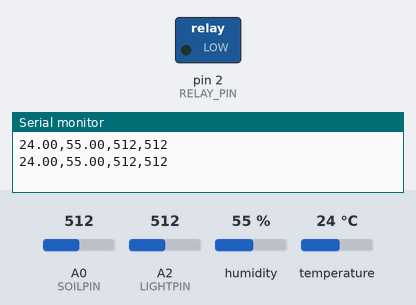
This sketch was run on a simulated Arduino Uno, built with avr-gcc and run on an emulated ATmega328P. Parts: switched loads named in the sketch (green lamp = pin HIGH), the last lines printed to the serial monitor. Inputs (shaded band) come from the test bench; at power-on: A0 (SOILPIN) = 512, A2 (LIGHTPIN) = 512, humidity 55 %, temperature 24 °C.

Above: at 3.8 s.
3.9 s: A0 (SOILPIN) set to 792
7.9 s: A0 (SOILPIN) set to 812
At 9.8 s:
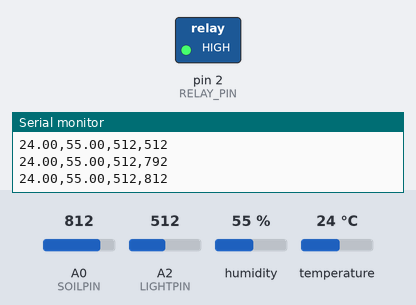
11.9 s: A0 (SOILPIN) set to 565
15.9 s: A0 (SOILPIN) set to 535
At 19.3 s:
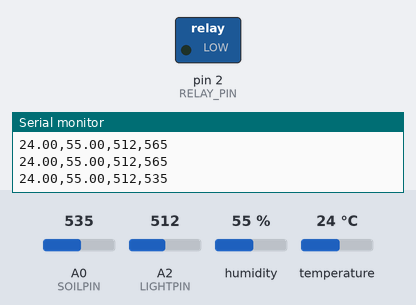
19.9 s: A0 (SOILPIN) set to 810
At 22.1 s:
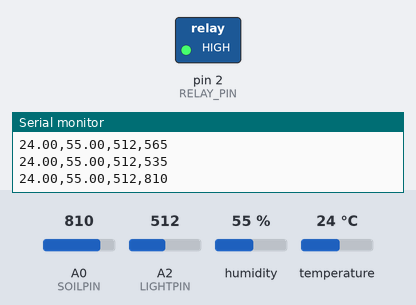
Timing chart, 0 to 23.6 s (numbered marks = the images above; inputs shaded):
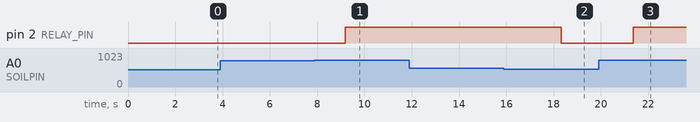

Measured:
- the behaviour switches between 800 and 801 on A0 (SOILPIN) (found by bisection; images 0 and 1)
- the behaviour switches between 550 and 549 on A0 (SOILPIN) (found by bisection; images 1 and 2)
- after the input at 7.9 s, pin 2 (RELAY_PIN): LOW → HIGH after 1.3 s
- after the input at 15.9 s, pin 2 (RELAY_PIN): HIGH → LOW after 2.4 s
- after the input at 19.9 s, pin 2 (RELAY_PIN): LOW → HIGH after 1.5 s

The sketch:

sensors_bluetooth_waterPump.ino
```cpp
#include <SoftwareSerial.h>
#include <dht.h>

dht DHT;

#define DHT11_PIN 7          // Replace with your DHT11 sensor's data pin
#define DHTTYPE DHT11     // Set DHT11 as the sensor type
#define LIGHTPIN A2       // Replace with your light sensor's analog input pin
#define SOILPIN A0        // Replace with your soil moisture sensor's analog input pin
#define RELAY_PIN 2       // Replace with the Arduino pin connected to the relay module
SoftwareSerial BTSerial(0, 1); // RX, TX

void setup()
{
  Serial.begin(9600);
  BTSerial.begin(9600);
  pinMode(RELAY_PIN, OUTPUT); // Set the relay pin as an output
  digitalWrite(RELAY_PIN, LOW); // Initialize the relay as off
}

void loop()
{
  // READ DATA
  int chk = DHT.read11(DHT11_PIN);

  float humidity = DHT.humidity;
  float temperature = DHT.temperature;
  int light = analogRead(LIGHTPIN);
  int soil_moisture = analogRead(SOILPIN);

  // DISPLAY DATA
  /*Serial.print(humidity);
  Serial.print(",");
  Serial.print(temperature);
  Serial.print(",");
  Serial.print(light);
  Serial.print(",");
  Serial.println(soil_moisture);
  */

  // Convert sensor data to comma-separated string
  String data = String(temperature) + "," + String(humidity) + "," + String(light) + "," + String(soil_moisture);
  Serial.println(data);

  // Send data via Bluetooth
  BTSerial.println(data);

  // Activate or stop the water pump based on soil moisture level
  if (soil_moisture > 800) {
    activateWaterPump();
  } else if (soil_moisture < 550) {
    stopWaterPump();
  }

  delay(3000);
}

// Function to activate the water pump
void activateWaterPump() {
  digitalWrite(RELAY_PIN, HIGH); // Turn on the relay module
}

// Function to stop the water pump
void stopWaterPump() {
  digitalWrite(RELAY_PIN, LOW); // Turn off the relay module
}
```
